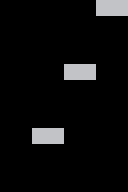

This is a level from a 2D game, rendered from its Tiled map with the project's own tilesets. A one-line summary and the complete map file follow:
An orthogonal 8x12 tile map with 16x16 px tiles, 1 tile layer (Tile Layer 1).

<map version="1.0" orientation="orthogonal" renderorder="left-up" width="8" height="12" tilewidth="16" tileheight="16" nextobjectid="1">
 <tileset firstgid="1" source="../Default.tsx" />
 <layer name="Tile Layer 1" width="8" height="12">
  <data encoding="csv">
0,0,0,0,0,0,5,5,
0,0,0,0,0,0,0,0,
0,0,0,0,0,0,0,0,
0,0,0,0,0,0,0,0,
0,0,0,0,5,5,0,0,
0,0,0,0,0,0,0,0,
0,0,0,0,0,0,0,0,
0,0,0,0,0,0,0,0,
0,0,5,5,0,0,0,0,
0,0,0,0,0,0,0,0,
0,0,0,0,0,0,0,0,
0,0,0,0,0,0,0,0
</data>
 </layer>
</map>
